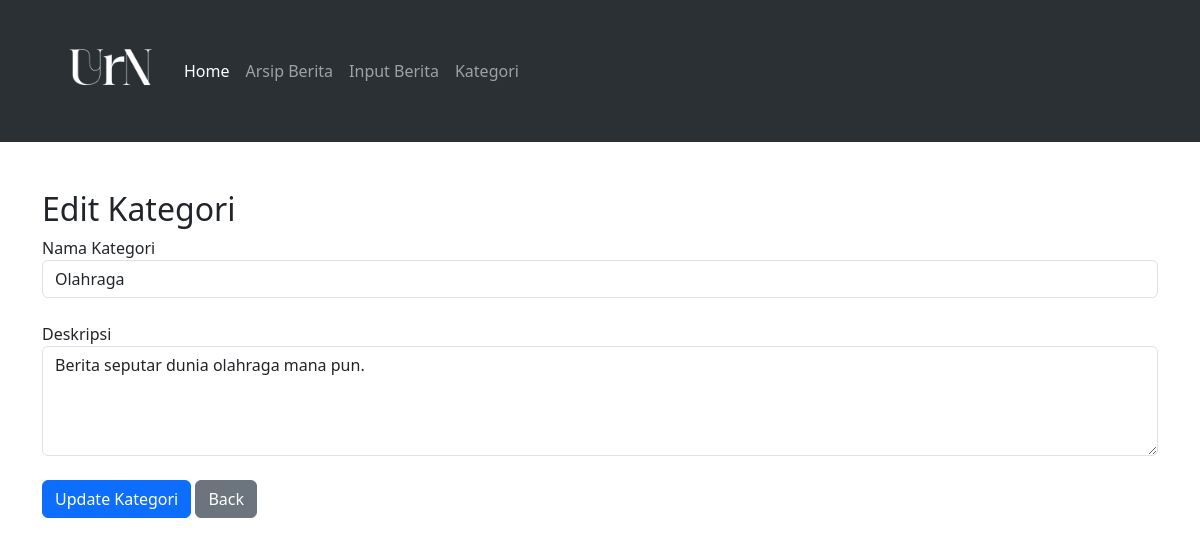
Page /edit_kategori.php?id=1 on the committed database.
### tables this page shows
CREATE TABLE `kategori` (
  `id_kategori` int(3) UNSIGNED NOT NULL,
  `nm_kategori` varchar(30) NOT NULL,
  `deskripsi` varchar(200) NOT NULL
);

### edit_kategori.php (the view, shortened to what this page needs)
<?php
include "koneksi.php";
if (isset($_GET['id'])) {
    $id_kategori = $_GET['id'];
    $query = "SELECT * FROM kategori WHERE id_kategori = '$id_kategori'";
    $result = mysqli_query($conn, $query);
    $kategori = mysqli_fetch_assoc($result);
}
?>
<?php include("./template/head.php"); ?>
<?php include("./template/navbar.php"); ?>
<br><br>
<div class="container-xl">
    <h2>Edit Kategori</h2>
    <form action="" method="POST" class="d-flex flex-column gap-4">
        <div class="form-group">
            <label for="nm_kategori">Nama Kategori</label>
            <input type="text" class="form-control" id="nm_kategori" name="nm_kategori" value="<?php echo htmlspecialchars($kategori['nm_kategori']); ?>" required>
        </div>
        <div class="form-group">
            <label for="deskripsi">Deskripsi</label>
            <textarea class="form-control" id="deskripsi" name="deskripsi" rows="4" required><?php echo htmlspecialchars($kategori['deskripsi']); ?></textarea>
        </div>
        <div class="form-group">
            <button type="submit" name="Update" class="btn btn-primary">Update Kategori</button>
            <button type="reset" class="btn btn-secondary" onclick="window.history.back()">Back</button>
        </div>
    </form>
</div>
<?php include("./template/footer.php"); ?>

### style.css (style rules this page uses)
body { font-family: verdana; font-size: 11px; }
input, textarea, select, option { font-family: verdana; }

### rows in the picture
kategori: nm_kategori "Olahraga", deskripsi "Berita seputar dunia olahraga mana pun."
